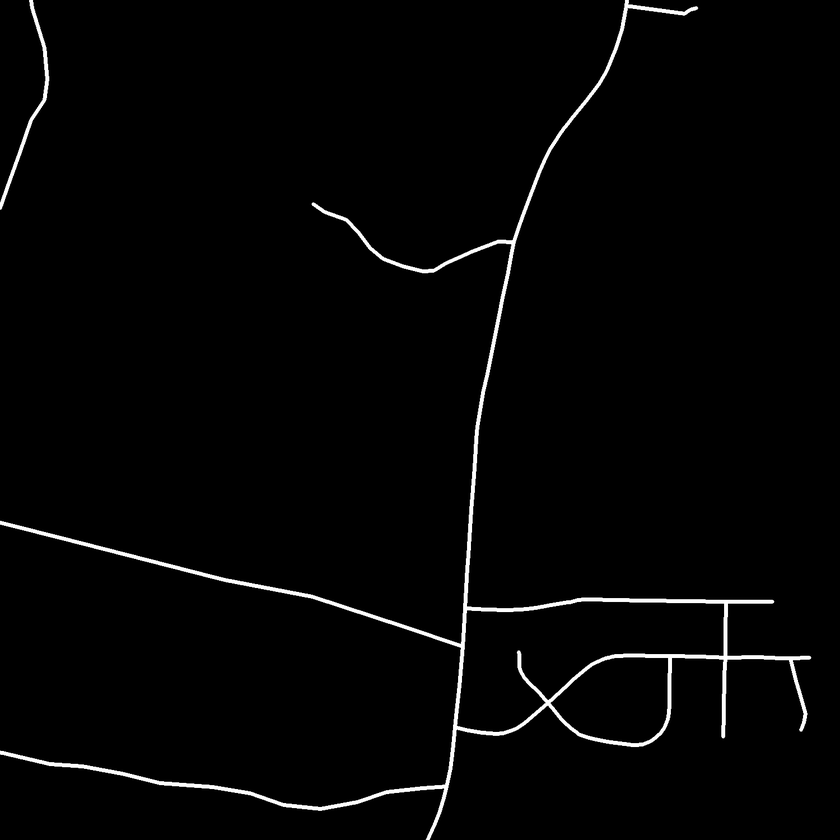
#> input picture tiff_data/10078675_15.tif, 840 x 840 px, shrunk from 1500 x 1500 before the run
$ python solution.py tiff_data/10078675_15.tif
#> lines starting #> are read from the running program, lines starting #| are printed output that depends on the picture; after the words box and inside, x2 and y2 are one past the last pixel; in counts of white or black regions, pixels touching at a corner belong together
#!/usr/bin/env python3
# -*- coding: utf-8 -*-
"""
CS419 - Digital Image Analysis Assignment 1
Road Intersection and Roundabout Detection

Approach:
1. Binary segmentation using Otsu thresholding
2. Morphological skeleton to find road centerlines
3. Junction detection via 8-neighborhood degree analysis
4. Roundabout detection via circular contour analysis
"""

import cv2
import numpy as np
import argparse
import math
from typing import List, Tuple


def otsu_threshold(img_gray: np.ndarray) -> np.ndarray:
    """Convert to binary using Otsu's method with auto-inversion."""
    _, binary = cv2.threshold(img_gray, 0, 255, cv2.THRESH_BINARY + cv2.THRESH_OTSU)

    # Check if we need to invert (roads should be white)
    if np.sum(binary == 255) < np.sum(binary == 0):
        binary = cv2.bitwise_not(binary)

    return binary


def morphological_cleanup(binary: np.ndarray) -> np.ndarray:
    """Remove noise using morphological opening and closing."""
    kernel = cv2.getStructuringElement(cv2.MORPH_ELLIPSE, (3, 3))
    binary = cv2.morphologyEx(binary, cv2.MORPH_OPEN, kernel, iterations=1)
    binary = cv2.morphologyEx(binary, cv2.MORPH_CLOSE, kernel, iterations=2)
    return binary


def morphological_skeleton(binary: np.ndarray) -> np.ndarray:
    """Compute morphological skeleton using iterative erosion."""
    skeleton = np.zeros_like(binary)
    kernel = cv2.getStructuringElement(cv2.MORPH_CROSS, (3, 3))

    while True:
        eroded = cv2.erode(binary, kernel)
        opened = cv2.morphologyEx(eroded, cv2.MORPH_OPEN, kernel)
        temp = cv2.subtract(eroded, opened)
        skeleton = cv2.bitwise_or(skeleton, temp)

        if not np.any(eroded):
            break
        binary = eroded

    return skeleton


def prune_skeleton(skeleton: np.ndarray, iterations: int = 2) -> np.ndarray:
    """Remove small spurs from skeleton."""
    pruned = skeleton.copy()
    kernel = cv2.getStructuringElement(cv2.MORPH_CROSS, (3, 3))

    for _ in range(iterations):
        # Identify endpoints
        endpoints = get_endpoints(pruned)
        pruned[endpoints > 0] = 0

    return pruned


def get_endpoints(skeleton: np.ndarray) -> np.ndarray:
    """Get endpoint pixels (8-neighbors == 1)."""
    kernel = np.ones((3, 3), np.uint8)
    neighbors = cv2.filter2D((skeleton > 0).astype(np.uint8), -1, kernel)
    degree = neighbors - (skeleton > 0).astype(np.uint8)
    endpoints = (skeleton > 0) & (degree == 1)
    return endpoints.astype(np.uint8) * 255


def get_junctions(skeleton: np.ndarray) -> np.ndarray:
    """Get junction pixels (8-neighbors >= 4)."""
    kernel = np.ones((3, 3), np.uint8)
    neighbors = cv2.filter2D((skeleton > 0).astype(np.uint8), -1, kernel)
    degree = neighbors - (skeleton > 0).astype(np.uint8)
    junctions = (skeleton > 0) & (degree >= 4)
    return junctions.astype(np.uint8) * 255


def connected_components_to_points(mask: np.ndarray) -> List[Tuple[int, int]]:
    """Convert connected components to center points."""
    num_labels, labels = cv2.connectedComponents(mask, connectivity=8)
    points = []

    for label_id in range(1, num_labels):
        component = (labels == label_id)
        if np.sum(component) == 0:
            continue

        # Get center of component
        y_coords, x_coords = np.where(component)
        cx = int(np.mean(x_coords))
        cy = int(np.mean(y_coords))
        points.append((cx, cy))

    return points


def merge_nearby_points(points: List[Tuple[int, int]], threshold: int = 20) -> List[Tuple[int, int]]:
    """Merge points that are very close to each other."""
    if not points:
        return []

    # Convert to numpy array
    points_array = np.array(points, dtype=np.float32)

    # Simple clustering approach
    merged = []
    used = np.zeros(len(points), dtype=bool)

    for i in range(len(points)):
        if used[i]:
            continue

        # Find all points within threshold
        distances = np.linalg.norm(points_array - points_array[i], axis=1)
        cluster = np.where(distances <= threshold)[0]

        # Average cluster points
        avg_x = int(np.mean(points_array[cluster, 0]))
        avg_y = int(np.mean(points_array[cluster, 1]))
        merged.append((avg_x, avg_y))

        # Mark as used
        used[cluster] = True

    return merged


def find_roundabouts(binary: np.ndarray) -> List[Tuple[int, int]]:
    """Find roundabouts using Circle Hough Transform (edge detection based)."""
    roundabouts = []

    # Use Gaussian blur (smoothing filter from outline)
    blurred = cv2.GaussianBlur(binary, (9, 9), 2)

    # Circle Hough Transform (uses edge detection internally)
    circles = cv2.HoughCircles(
        blurred,
        cv2.HOUGH_GRADIENT,
        dp=1,
        minDist=150,
        param1=50,
        param2=35,
        minRadius=15,
        maxRadius=80
    )

    if circles is not None:
        circles = np.round(circles[0, :]).astype("int")
        for (x, y, r) in circles:
            roundabouts.append((x, y))

    return merge_nearby_points(roundabouts, threshold=50)


# [22 lines left out: function find_closed_loops_in_skeleton, not called in this run]


def detect_intersections_and_roundabouts(input_path: str) -> Tuple[List[Tuple[int, int]], List[Tuple[int, int]]]:
    """
    Main detection function.
    Returns: (junction_points, roundabout_points)
    """
    # Read image
    img = cv2.imread(input_path, cv2.IMREAD_GRAYSCALE)
    if img is None:
        raise FileNotFoundError(f"Cannot read image: {input_path}")

    # Binarization
    binary = otsu_threshold(img)

    # Morphological cleanup
    binary_clean = morphological_cleanup(binary)

    # Skeleton
    skeleton = morphological_skeleton(binary_clean)
    skeleton = prune_skeleton(skeleton, iterations=2)

    # Junction detection
    junctions_mask = get_junctions(skeleton)
    junction_points = connected_components_to_points(junctions_mask)
    junction_points = merge_nearby_points(junction_points, threshold=60)

    # Roundabout detection - using Circle Hough Transform
    roundabout_points = find_roundabouts(binary_clean)

    return junction_points, roundabout_points


def main():
    parser = argparse.ArgumentParser(description="Detect road intersections and roundabouts")
    parser.add_argument("input", help="Input image path")
    parser.add_argument("--debug", help="Save debug images", action="store_true")

    args = parser.parse_args()

    junctions, roundabouts = detect_intersections_and_roundabouts(args.input)
#> in detect_intersections_and_roundabouts, img is the input picture: shape (840, 840); min 0, max 255, mean 4.8
#> in otsu_threshold, `binary = cv2.bitwise_not(binary)`:
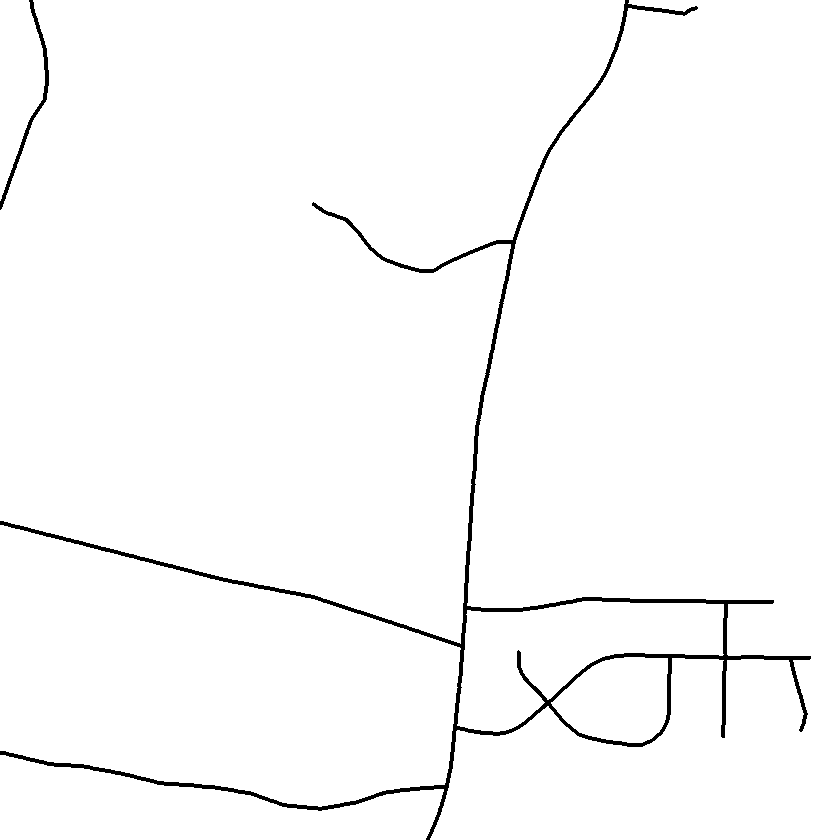
#> binary: shape (840, 840); 98.1% white; 2 black regions, box (x1, y1, x2, y2) and area: (0, 0, 811, 840) 12693, (0, 0, 49, 210) 837
#> in morphological_cleanup, `binary = cv2.morphologyEx(binary, cv2.MORPH_CLOSE, kernel, iterations=2)`:
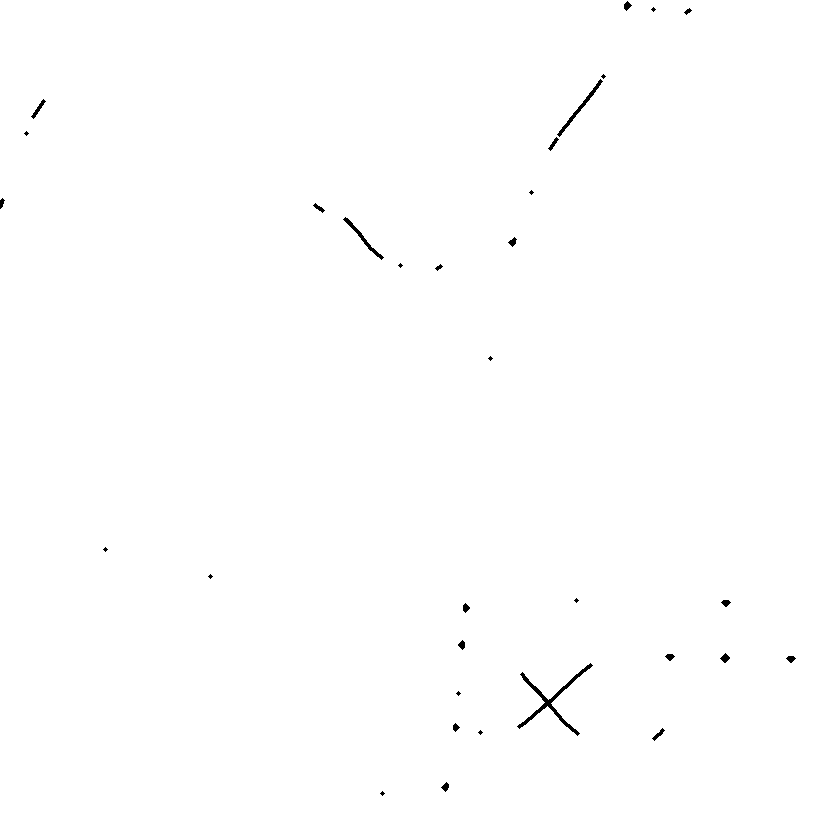
#> binary: shape (840, 840); 99.7% white; 32 black regions (12 under 20 px), largest, box (x1, y1, x2, y2) and area: (517, 663, 593, 736) 657, (557, 79, 603, 137) 258, (343, 217, 384, 260) 208
#> the loop in morphological_skeleton, `while True:` made 393 passes
#> pass 1, in morphological_skeleton, `eroded = cv2.erode(binary, kernel)`:
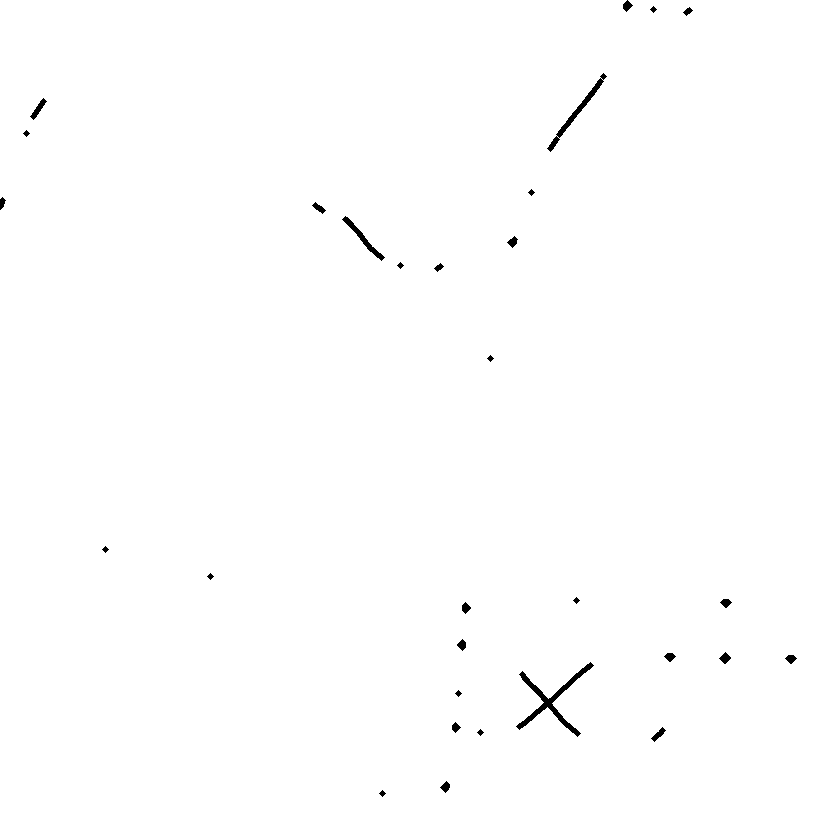
#> eroded: shape (840, 840); 99.6% white; 30 black regions, largest, box (x1, y1, x2, y2) and area: (516, 662, 594, 737) 930, (547, 73, 607, 152) 483, (342, 216, 385, 261) 301
#> pass 1, in morphological_skeleton, `temp = cv2.subtract(eroded, opened)`:
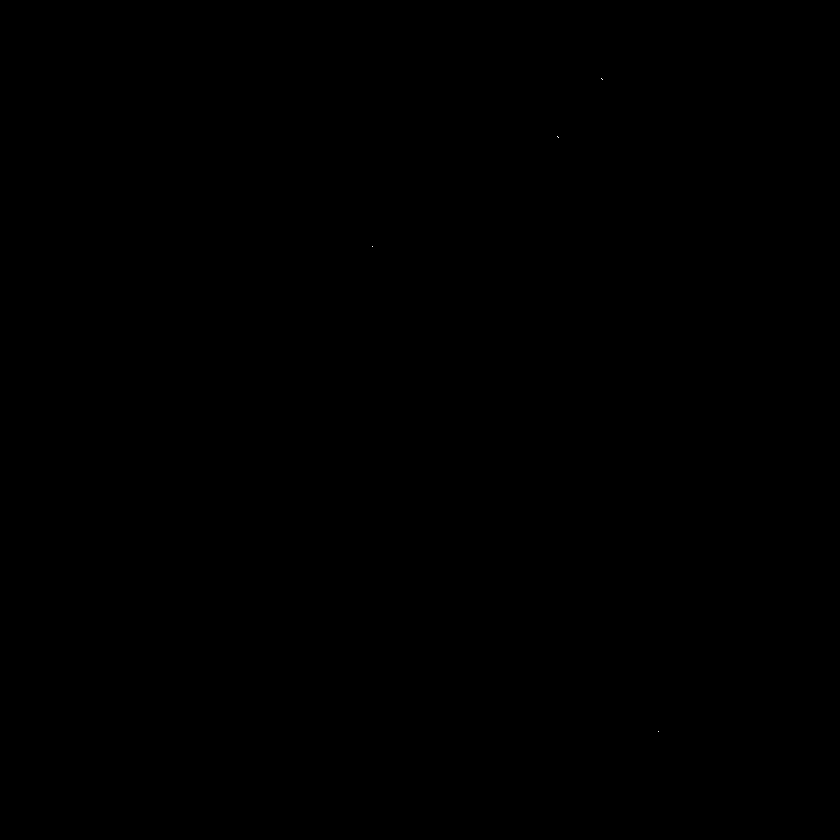
#> temp: shape (840, 840); 0% white in thin lines or dots, all inside (x1, y1, x2, y2) = (372, 78, 659, 732)
#> after the loop in morphological_skeleton, `while True:`:
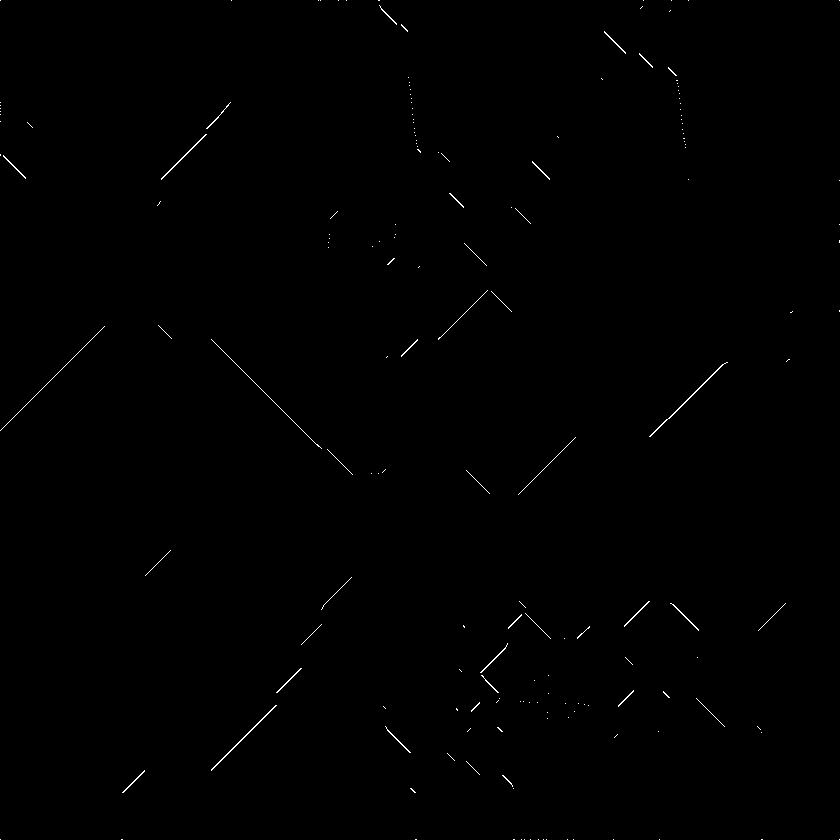
#> skeleton: shape (840, 840); 0.29% white in thin lines or dots
#> in get_junctions, `junctions = (skeleton > 0) & (degree >= 4)`:
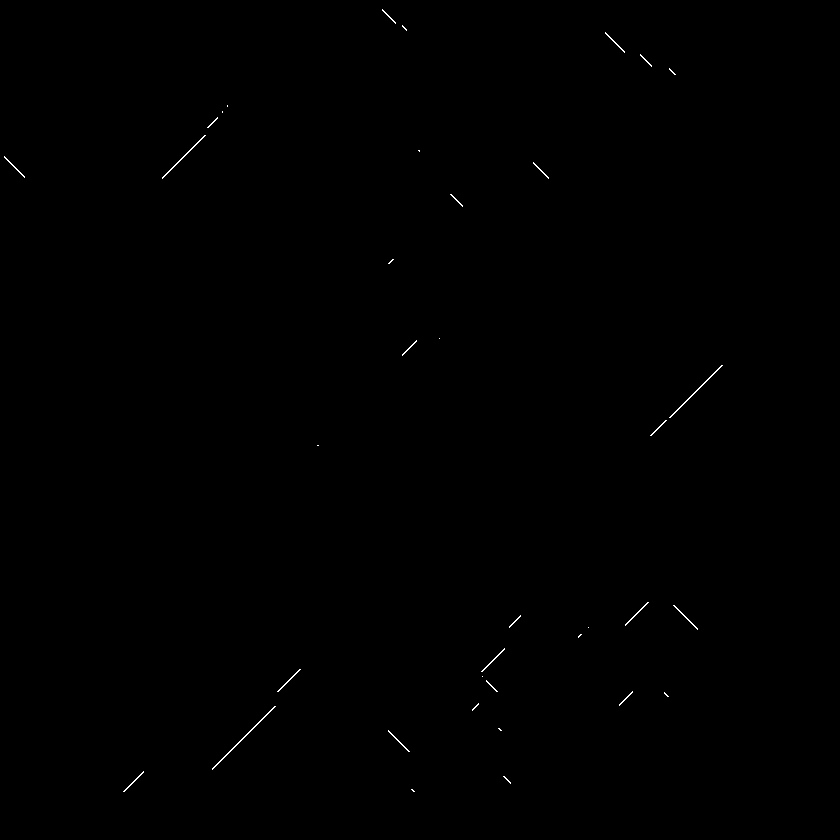
#> junctions: shape (840, 840) bool; 0.15% white in thin lines or dots, all inside (x1, y1, x2, y2) = (4, 9, 723, 792)
#> in connected_components_to_points, `num_labels, labels = cv2.connectedComponents(mask, connectivity=8)`: num_labels = 38
#> the loop in connected_components_to_points, `for label_id in range(1, num_labels):` made 37 passes
#> (cx, cy) on passes 1, 3, 4, 8, 9, 11, 12, 13: (388, 16), (614, 42), (645, 60), (212, 122), (183, 156), (14, 166), (540, 170), (456, 199)
#> after the loop in connected_components_to_points, `for label_id in range(1, num_labels):`: points = 37 pairs, first value 14 to 695, second value 16 to 790
#> in detect_intersections_and_roundabouts, `junction_points = connected_components_to_points(junctions_mask)`: junction_points has the same summary as points in connected_components_to_points
#> in merge_nearby_points, `points_array = np.array(points, dtype=np.float32)`: points_array has the same summary as points in connected_components_to_points
#> the loop in merge_nearby_points, `for i in range(len(points)):` made 37 passes
#> (cluster, avg_x, avg_y) on passes 1, 3, 5, 6, 9, 10, 11, 12: ([0, 1], 396, 21), ([2, 3], 629, 51), ([3, 4], 658, 65), ([5, 6, 7], 220, 112), ([6, 7, 8], 205, 129), ([9], 418, 150), ([10], 14, 166), ([11], 540, 170)
#> after the loop in merge_nearby_points, `for i in range(len(points)):`: merged = [(396, 21), (629, 51), (658, 65), (220, 112), (205, 129), (418, 150), (14, 166), (540, 170), (456, 199), (390, 261), (424, 342), (676, 409), (317, 445), (636, 618), (503, 640), (583, 631), (288, 680), (487, 691), (645, 696), (243, 737), (405, 765), (133, 781), (502, 754)]
#> in detect_intersections_and_roundabouts, `junction_points = merge_nearby_points(junction_points, threshold=60)`: junction_points has the same summary as merged in merge_nearby_points
#> in find_roundabouts, `circles = cv2.HoughCircles( blurred, cv2.HOUGH_GRADIENT, dp=1, minDist..`: circles = None
#> in detect_intersections_and_roundabouts, `roundabout_points = find_roundabouts(binary_clean)`: roundabout_points = []
#> junctions has the same summary as merged in merge_nearby_points; roundabouts = []

    # Print results
    print(f"# Intersections (junctions): {len(junctions)}")
#| # Intersections (junctions): 23
    for x, y in junctions:
        print(f"intersection: ({x}, {y})")
#> this loop made 23 passes
#> (printed output is left out)

    print(f"\n# Roundabouts: {len(roundabouts)}")
#| # Roundabouts: 0
    for x, y in roundabouts:
        print(f"roundabout: ({x}, {y})")
#> this loop made 0 passes


if __name__ == "__main__":
    main()
